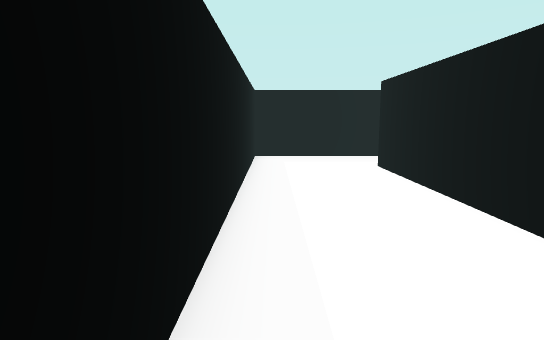
view 1 (above)

19 first-person views from a walk through a Unity game level. The camera is 0.55 m above the floor, tilts 8° down and sees 75° across. The floor is counted in squares, 0.5 m on a side. Each view is taken from the middle of a square. On the plan, view 1 faces up. The plan holds only what a view shows up to about 13 squares ahead; the rest is blank. The place goes on beyond the plan. The player is left out.

view 2
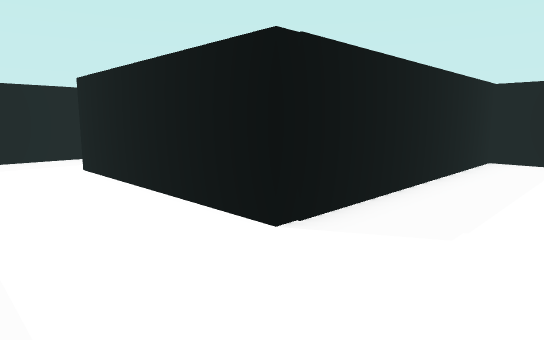

view 3
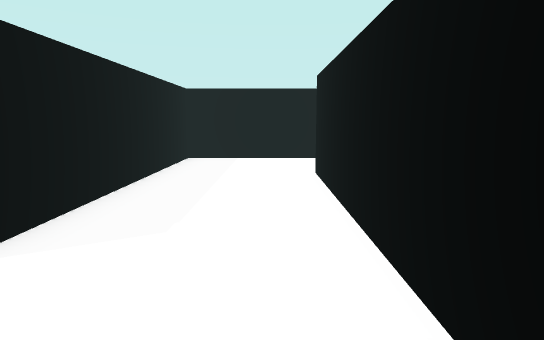

view 4
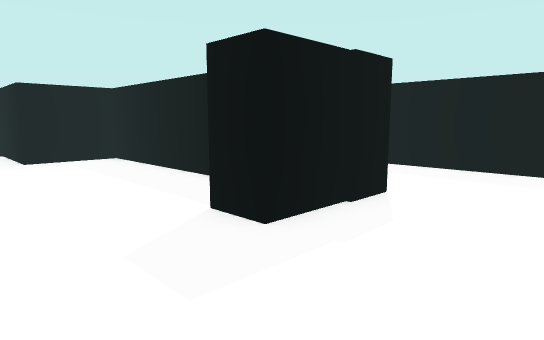

view 5
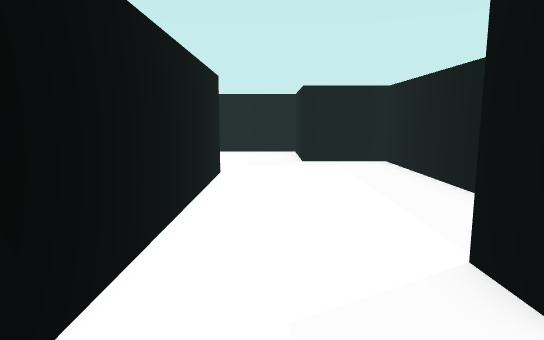

view 6
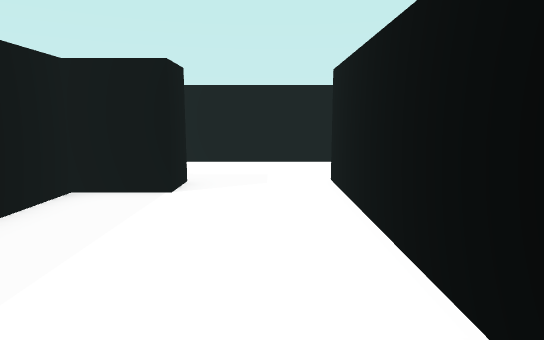

view 7
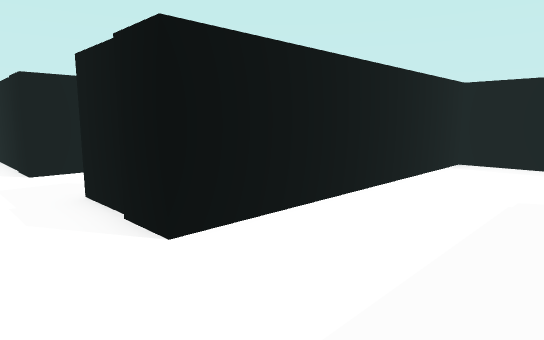

view 8
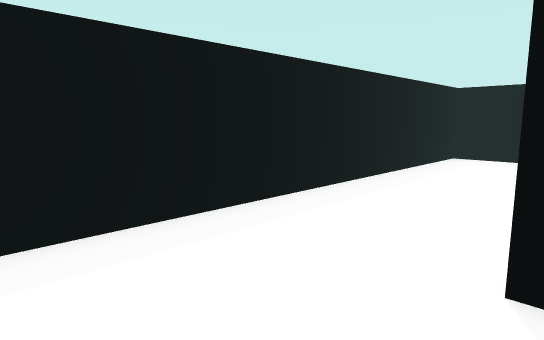

view 9
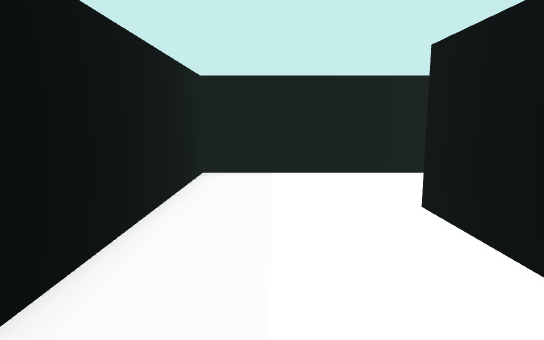

view 10
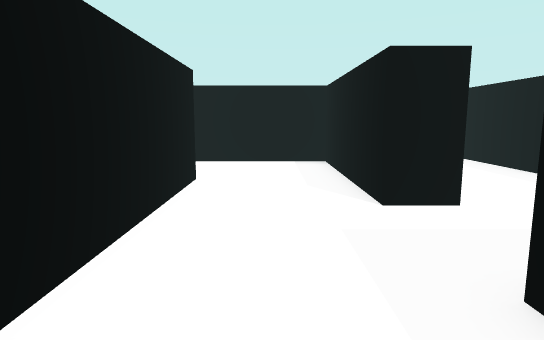

view 11
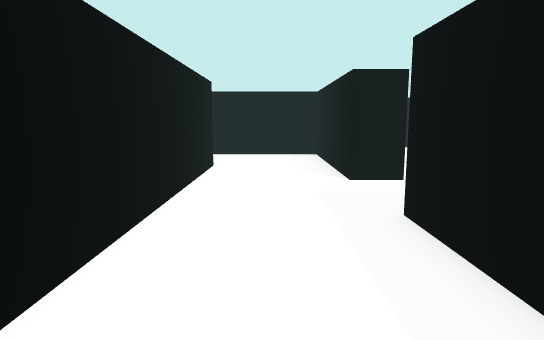

view 12
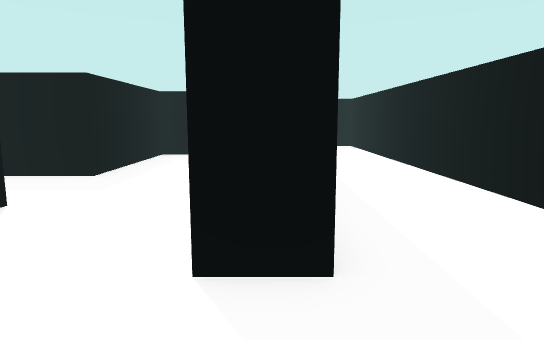

view 13
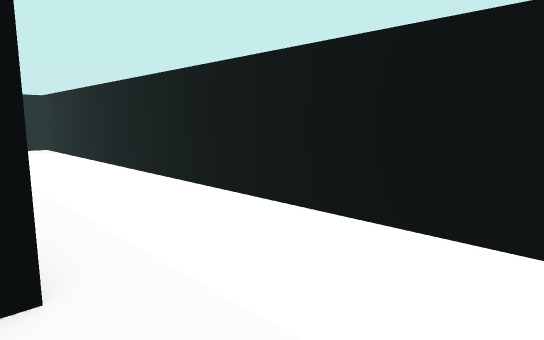

view 14
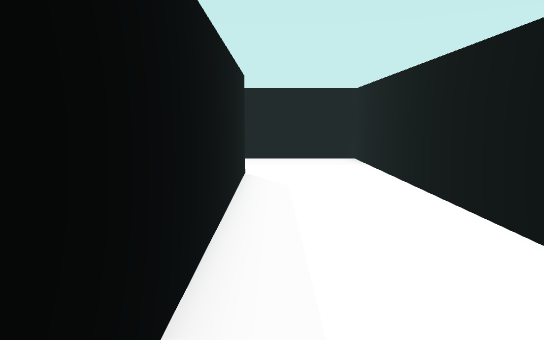

view 15
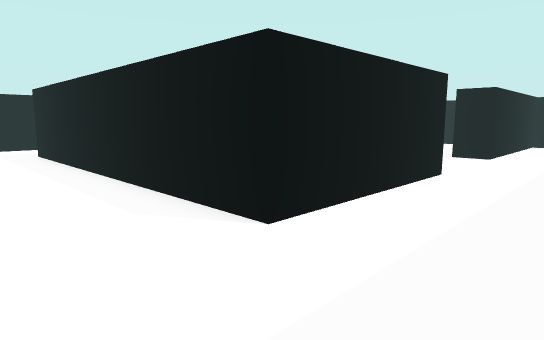

view 16
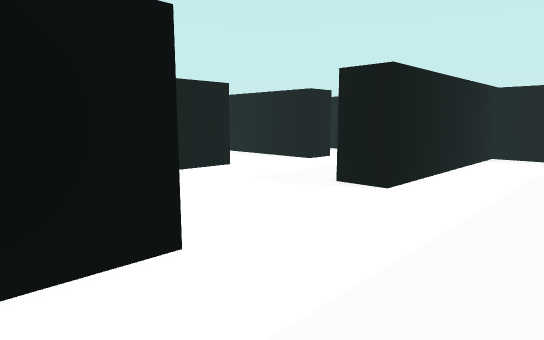

view 17
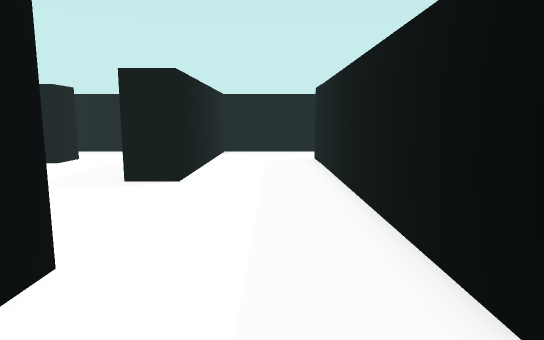

view 18
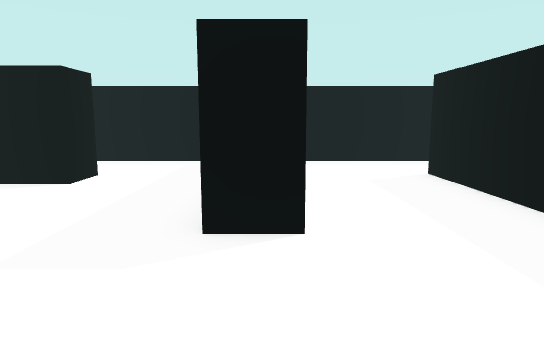

view 19
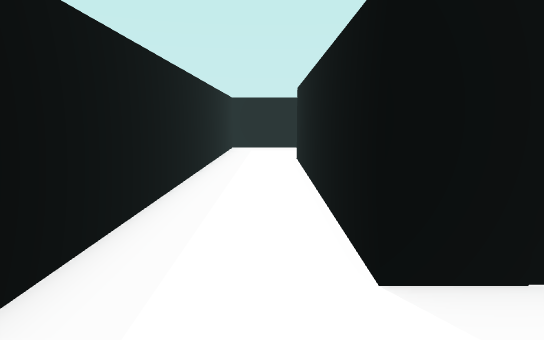

### Floor plan
Points are (right, up) in squares from view 1. A wall is a line through its corners. A room is listed if a view was taken in it or the views show most of it. See-through windows are left out.
Room 1 (views 1, 2, 3, 4, 5, 6, 7, 8, 9)
walls: (6.4, -1.9) (-0.5, -1.9) (-0.5, -4.2) (-3.5, -4.2) (-3.5, -6.5); (1.5, -6.1) (7.4, -6.1) (7.4, -6.5); (10.4, -6.5) (10.4, 2.5) (2.6, 2.5) (2.6, 8.5) (3.5, 8.5); (3.5, 11) (-0.5, 11) (-0.5, -0.9) (7.4, -0.9) (7.4, -1.6)
ways out: opening at (3, 9.5) to room 2
objects: other object (7, -3) to (7, -2)
Room 2 (views 10, 11, 12, 13, 14, 15, 16, 17, 18, 19)
walls: (2.4, 16.4) (7.4, 16.4) (7.4, 6.4) (6.4, 6.4) (6.4, 13.2); (4.4, 15.4) (3.5, 15.4) (3.5, 11); (-1.6, 12) (0, 12); (3.2, 19.3) (-5.3, 19.3) (-5.3, 27.2); (3.5, 8.5) (3.5, 3.5) (8, 3.5); (-5.1, 12.5) (-4.1, 12.5); (-7.6, 14.1) (-7.6, 11); (10.4, 4.4) (10.4, 19.3) (7.1, 19.3); (-7.6, 27.5) (-7.6, 16.4) (-1.3, 16.4) (-1.3, 15.2)
ways out: opening at (3, 9.5) to room 1; opening at (-2.5, 12.5)

Where each view was taken, in squares from view 1:
view 1: 0 up, 0 right, facing up
view 2: 0 up, 0 right, facing up-right
view 3: 0 up, 0 right, facing right
view 4: 6 down, 10 right, facing up-left
view 5: 5 down, 9 right, facing left
view 6: 5 down, 1 right, facing right
view 7: 2 up, 9 right, facing down-left
view 8: 0 up, 3 right, facing up-left
view 9: 1 up, 3 right, facing right
view 10: 13 up, 5 right, facing down
view 11: 15 up, 5 right, facing down
view 12: 4 up, 7 right, facing up
view 13: 4 up, 7 right, facing up-right
view 14: 9 up, 8 right, facing up
view 15: 19 up, 10 right, facing down-left
view 16: 19 up, 4 right, facing down-left
view 17: 18 up, 5 right, facing left
view 18: 16 up, 2 right, facing left
view 19: 17 up, 6 left, facing up
